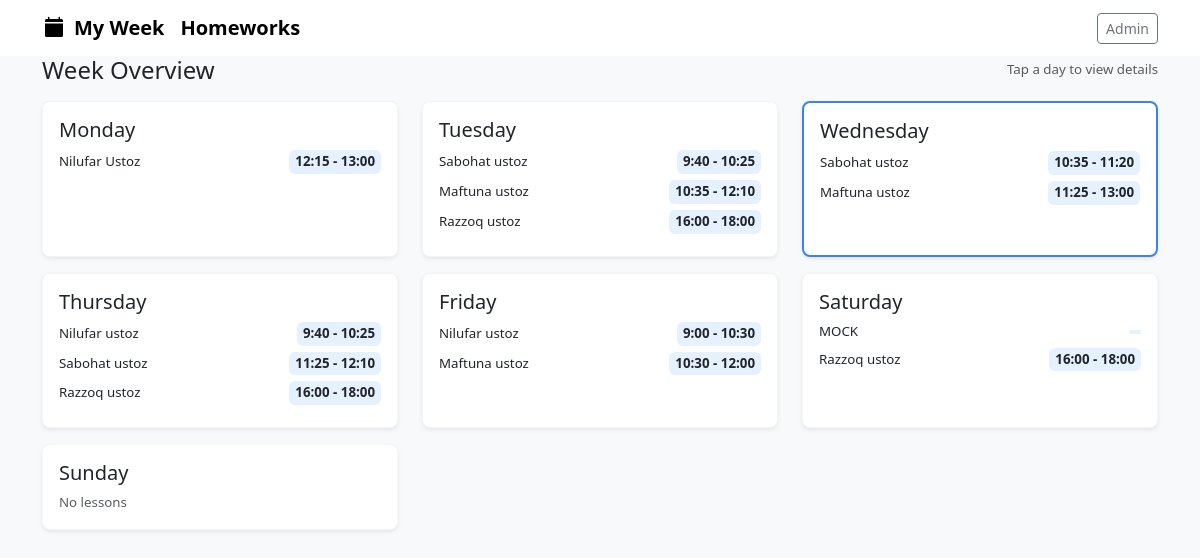
The page / on the database its author committed.
### schedule/models.py (models this page shows, shortened)
class Lesson(models.Model):
    day = models.IntegerField(choices=DAY_CHOICES)
    title = models.CharField(max_length=200)
    start_time = models.CharField(max_length=32, blank=True)
    end_time = models.CharField(max_length=32, blank=True)
    description = models.TextField(blank=True)
    created_at = models.DateTimeField(auto_now_add=True)
    class Meta:
        ordering = ['day', 'start_time']

### schedule/views.py (the view)
# urls.py: path('', views.index, name='index'),
def index(request):
    week = []
    for i, name in enumerate(DAY_NAMES):
        lessons = (
            Lesson.objects
            .filter(day=i)
            .annotate(start_time_cast=Cast('start_time', TimeField()))
            .order_by('start_time_cast')
        )
        tasks = (
            Task.objects
            .filter(day=i)
            .annotate(start_time_cast=Cast('start_time', TimeField()))
            .order_by('start_time_cast')
        )
        week.append({
            'index': i,
            'name': name,
            'lessons': lessons,
            'tasks': tasks
        })
    today_index = datetime.date.today().weekday()
    return render(request, 'schedule/index.html', {'week': week, 'today_index': today_index})

### schedule/templates/schedule/index.html (shortened to what this page needs)
{% extends 'schedule/base.html' %}
{% block content %}
<div class="d-flex justify-content-between align-items-center mb-3">
    <h1 class="h4 mb-0">Week Overview</h1>
    <small class="text-muted">Tap a day to view details</small>
</div>
<div class="row gy-3">
    {% for day in week %}
    <div class="col-12 col-sm-6 col-lg-4">
        <a class="text-decoration-none text-body" href="{% url 'schedule:day' day.index %}">
            <div class="card h-100 shadow-sm day-card {% if today_index == day.index %}today-outline{% endif %}">
                <div class="card-body">
                    <div>
                        <h5 class="card-title mb-2">{{ day.name }}</h5>
                        {% if day.lessons.count %}
                        <ul class="list-unstyled mb-0">
                            {% for lesson in day.lessons|slice:":3" %}
                            <li class="small d-flex justify-content-between align-items-center lesson-item">
                                <span>{{ lesson.title }}</span>
                                <span class="time-badge">
                                    {{ lesson.start_time }}{% if lesson.end_time %} - {{ lesson.end_time }}{% endif %}
                                </span>
                            </li>
                            {% endfor %}
                        </ul>
                        {% else %}
                        <div class="small text-muted">No lessons</div>
                        {% endif %}
                    </div>
                </div>
            </div>
        </a>
    </div>
    {% endfor %}
</div>
{% endblock %}

### schedule/templates/schedule/base.html (shortened to what this page needs)
<!doctype html>
<html lang="en">
  <head>
    <link href="https://cdn.jsdelivr.net/npm/bootstrap@5.3.2/dist/css/bootstrap.min.css" rel="stylesheet">
  </head>
  <body class="bg-light">
    <nav class="navbar navbar-light bg-white">
      <div class="container">
        <a class="navbar-brand d-flex align-items-center gap-2" href="{% url 'schedule:index' %}">
          <svg xmlns="http://www.w3.org/2000/svg" width="24" height="24" fill="currentColor" class="bi bi-calendar3" viewBox="0 0 16 16">
            <path d="M14 4H2V3a1 1 0 0 1 1-1h1V1a.5.5 0 0 1 1 0v1h6V1a.5.5 0 0 1 1 0v1h1a1 1 0 0 1 1 1v1z"/>
            <path d="M2 5v8a1 1 0 0 0 1 1h10a1 1 0 0 0 1-1V5H2z"/>
          </svg>
          <span class="fw-semibold">My Week</span>
        </a>
        <a class="navbar-brand d-flex align-items-center gap-2" href="{% url 'homeworks:homeworks' %}">
          <span class="fw-semibold">Homeworks</span>
        </a>
        <div class="ms-auto">
          <a class="btn btn-sm btn-outline-secondary" href="/admin/">Admin</a>
        </div>
      </div>
    </nav>
    <main class="container mb-5">
      {% block content %}{% endblock %}
    </main>
  </body>
</html>

### schedule/templates/schedule/base.html (style rules this page uses)
:root { --card-radius:12px }
body { font-size:0.95rem }
.day-card { transition:none;box-shadow:none }
.card { border-radius:8px;border:1px solid rgba(0,0,0,0.04) }

### schedule/templates/schedule/index.html (style rules this page uses)
.time-badge { background: rgba(0, 123, 255, 0.1); padding: 2px 6px; border-radius: 6px; font-weight: 600; white-space: nowrap; }
.lesson-item { margin-bottom: 6px; }
.today-outline { border:2px solid #3b82f6 !important; box-shadow:0 6px 18px rgba(59,130,246,0.08); }

### rows shown on the page
Lesson: title "Nilufar Ustoz", start_time "12:15", end_time "13:00"
Lesson: title "Sabohat ustoz", start_time "9:40", end_time "10:25"
Lesson: title "Maftuna ustoz", start_time "10:35", end_time "12:10"
Lesson: title "Razzoq ustoz", start_time "16:00", end_time "18:00"
Lesson: title "Sabohat ustoz", start_time "10:35", end_time "11:20"
Lesson: title "Maftuna ustoz", start_time "11:25", end_time "13:00"
Lesson: title "Nilufar ustoz", start_time "9:40", end_time "10:25"
Lesson: title "Sabohat ustoz", start_time "11:25", end_time "12:10"
Lesson: title "Razzoq ustoz", start_time "16:00", end_time "18:00"
Lesson: title "Nilufar ustoz", start_time "9:00", end_time "10:30"
Lesson: title "Maftuna ustoz", start_time "10:30", end_time "12:00"
Lesson: title "MOCK"
Lesson: title "Razzoq ustoz", start_time "16:00", end_time "18:00"

### other values the page prints
{{ day.name }} "Monday" "Tuesday" "Wednesday" "Thursday" "Friday" "Saturday" "Sunday"
